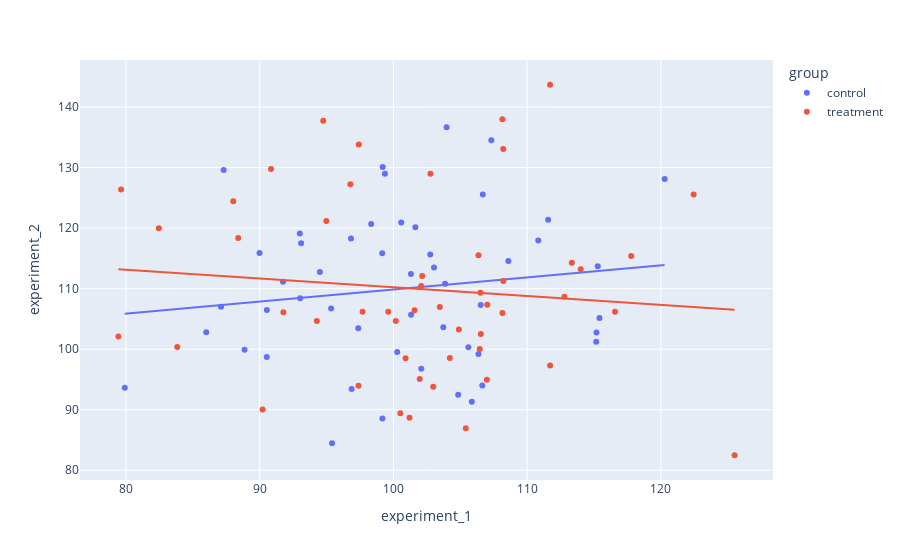

The code cell stored with this chart in its notebook:
### Markdown cell above
#### Task 2 
##### Create a scatter plot using exps, plot experiment_1 versus experiment_2, coloring by group. 
#### Result:

### Code cell
fig = px.scatter(expsdf,x = 'experiment_1', y = 'experiment_2' , color = 'group',trendline = 'ols')
fig.show()
